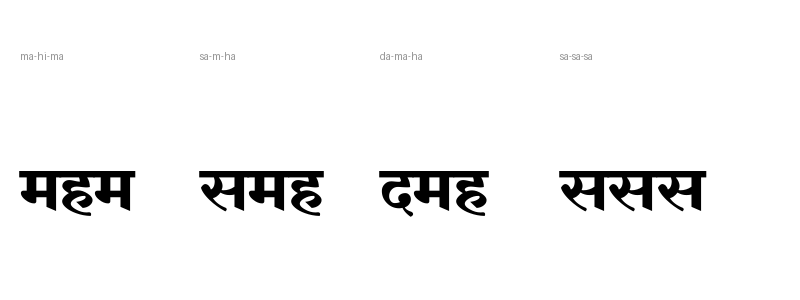

Write the Python code that produced this figure.
from PIL import Image, ImageDraw, ImageFont

font_path = "/home/samuelvictor/Downloads/Shreelipi_4642.TTF"
font = ImageFont.truetype(font_path, 80)

pairs = [
    ("ma-hi-ma", "_h_"),
    ("sa-m-ha", "g_h"),
    ("da-ma-ha", "X_h"),
    ("sa-sa-sa", "ggg")
]

img = Image.new('RGB', (800, 300), color=(255, 255, 255))
draw = ImageDraw.Draw(img)

x = 20
for label, txt in pairs:
    draw.text((x, 50), label, fill=(150, 150, 150))
    draw.text((x, 150), txt, font=font, fill=(0, 0, 0))
    x += 180

img.save("scratch/test_gaps.png")
print("Saved scratch/test_gaps.png")
